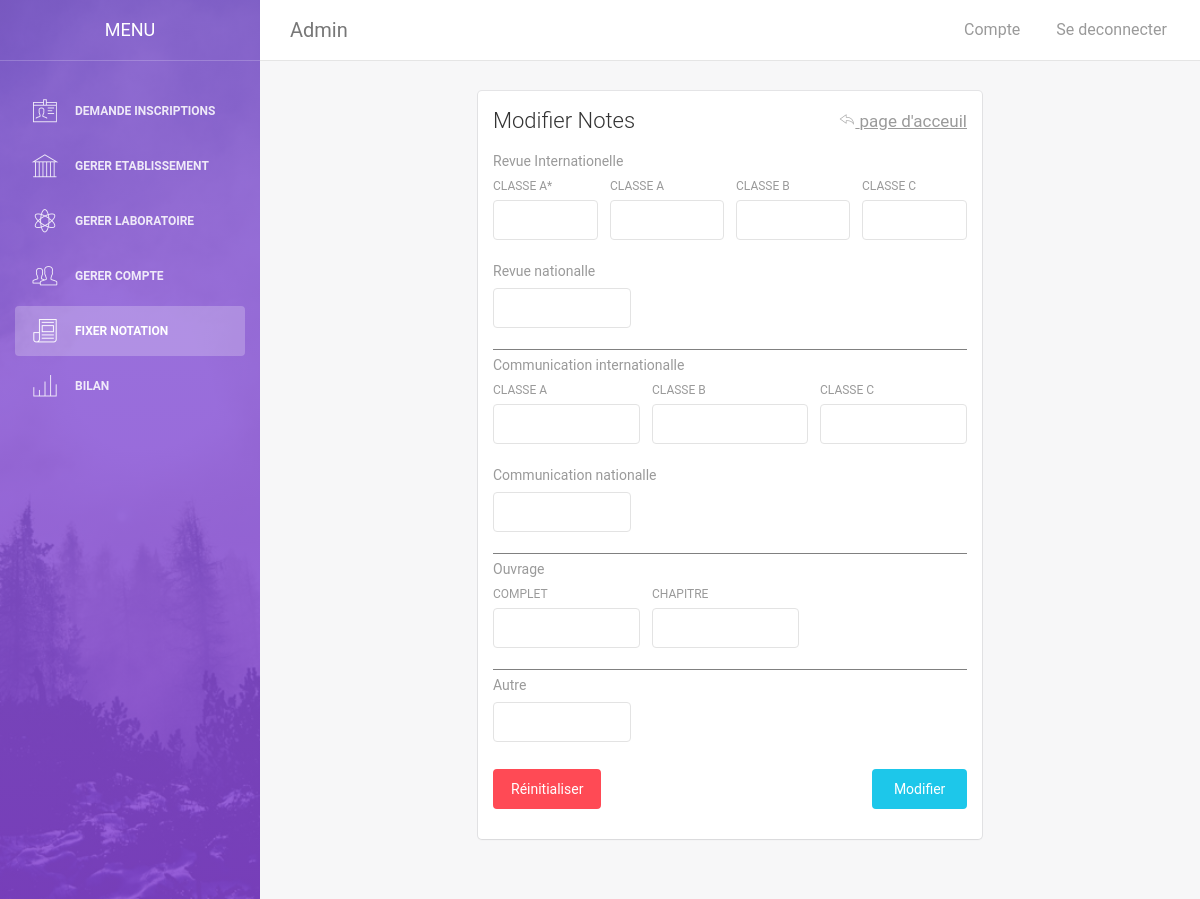
/adminFixerNotation.php (signed in), run on an earlier commit of the app's database.
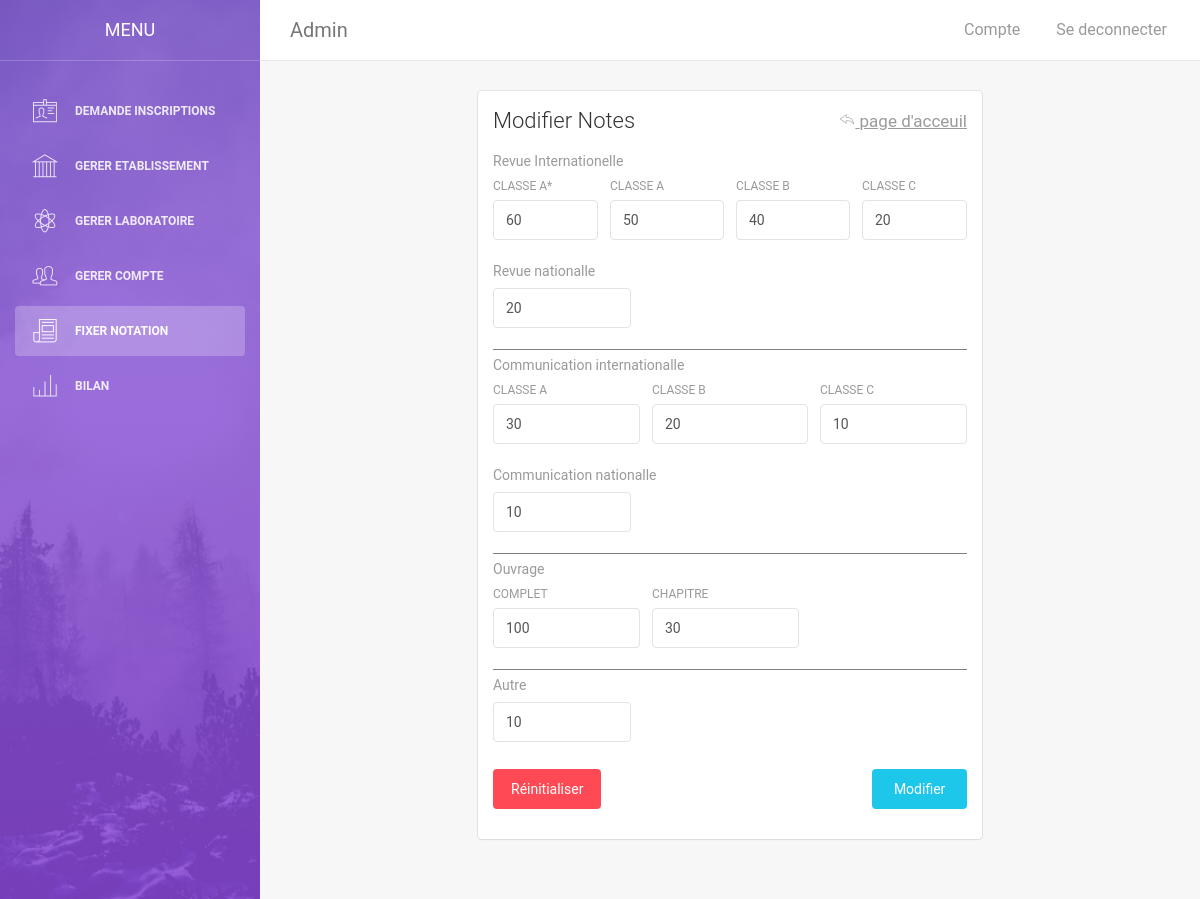
And on a later commit of the database.
### tables this page shows
CREATE TABLE `systemenotes` (
  `revueInterAA` int(2) NOT NULL,
  `revueInterA` int(2) NOT NULL,
  `revueInterB` int(2) NOT NULL,
  `revueInterC` int(2) NOT NULL,
  `revueNat` int(2) NOT NULL,
  `autre` int(2) NOT NULL,
  `comInterA` int(2) NOT NULL,
  `comInterB` int(2) NOT NULL,
  `comInterC` int(2) NOT NULL,
  `comNat` int(2) NOT NULL,
  `chapitreOuvrage` int(2) NOT NULL,
  `ouvrage` int(2) NOT NULL,
  `id` int(1) NOT NULL
);

### adminFixerNotation.php (the view, shortened to what this page needs)
<?php
    require_once("config.php");
    $sql = "SELECT * FROM systemeNotes WHERE id = '1' ";
    if($result = mysqli_query($db,$sql)){
        $row = mysqli_fetch_array($result);
        $revueInterAA = $row["revueInterAA"];
        $revueInterA = $row["revueInterA"];
        $revueInterB = $row["revueInterB"];
        $revueInterC = $row["revueInterC"];
        $revueNat = $row["revueNat"];
        $autre = $row["autre"];
        $comInterA = $row["comInterA"];
        $comInterB = $row["comInterB"];
        $comInterC = $row["comInterC"];
        $comNat = $row["comNat"];
        $chapitreOuvrage = $row["chapitreOuvrage"];
        $ouvrage = $row["ouvrage"];
    }
?>
<!doctype html>
<html lang="en">
<head>
    <link href="assets/css/bootstrap.min.css" rel="stylesheet" />
    <link href="assets/css/animate.min.css" rel="stylesheet"/>
    <link href="assets/css/light-bootstrap-dashboard.css?v=1.4.0" rel="stylesheet"/>
    <link href="assets/css/demo.css" rel="stylesheet" />
    <link href="assets/css/pe-icon-7-stroke.css" rel="stylesheet" />
    <link rel="stylesheet" href="assets/select/bootstrap-select.min.css">
</head>
<body>
    <div class="sidebar" data-color="purple" data-image="assets/img/sidebar-5.jpg">
    	<div class="sidebar-wrapper">
            <div class="logo">
                <a href="#" class="simple-text">
                    Menu
                </a>
            </div>
            <ul class="nav">
                <li>
                    <a href="adminGererDemande.php">
                        <i class="pe-7s-id"></i>
                        <p>Demande inscriptions</p>
                    </a>
                </li>
                <li>
                    <a href="adminGererEtab.php">
                        <i class="pe-7s-culture"></i>
                        <p>Gerer Etablissement</p>
                    </a>
                </li>
                <li>
                    <a href="adminGererLabo.php">
                        <i class="pe-7s-science"></i>
                        <p>Gerer Laboratoire</p>
                    </a>
                </li>
                <li>
                    <a href="#">
                        <i class="pe-7s-users"></i>
                        <p>Gerer Compte</p>
                    </a>
                </li>
                <li class="active">
                    <a href="#">
                        <i class="pe-7s-news-paper"></i>
                        <p>Fixer Notation</p>
                    </a>
                </li>
                <li>
                    <a href="#">
                        <i class="pe-7s-graph3"></i>
                        <p>Bilan</p>
                    </a>
                </li>
            </ul>
    	</div>
    </div>
    <div class="main-panel">
		<nav class="navbar navbar-default navbar-fixed">
            <div class="container-fluid">
                <div class="navbar-header">
                    <div class="navbar-brand" >Admin</div>
                </div>
                <div class="collapse navbar-collapse">
                    <ul class="nav navbar-nav navbar-left">
                        <li>
                           <a href="">
                            </a>
                        </li>
                    </ul>
                    <ul class="nav navbar-nav navbar-right">
                    <li>
                            <a href="adminCompte.php">
                                <p>Compte</p>
                            </a>
                        </li>
                        <li>
                            <a id="seDeconnecter" href="index.php?logout=1">
                                <p>Se deconnecter</p>
                            </a>
                        </li>
                    </ul>
                </div>
            </div>
        </nav>
        <div style="position:relative; width:60%; left:20%; right:20%;" class="content">
            <div class="container-fluid">
                <div class="card">
                    <div class="header">
                        <h4 class="title">Modifier Notes
                        <a id="revenir" href="adminGererDemande.php" class="pull-right text-muted"><i class="pe-7s-back"></i> page d'acceuil </a> </h4>
                    </div>
                    <div class="content">
                        <form action="" id="mainForm" method="post">
                            <p class="category">Revue Internationelle</p>
                            <div class="row">
                                <div class="col-md-3">
                                    <div class="form-group">
                                        <label class="inline-label">classe A*</label>
                                        <input onClick="this.select();" value="<?php echo $revueInterAA;?>" class="form-control" type="text" name="revueInterAA" required>
                                    </div>
                                </div>
                                <div class="col-md-3">
                                    <div class="form-group">
                                        <label class="inline-label">classe A</label>
                                        <input onClick="this.select();" value="<?php echo $revueInterA;?>" class="form-control" type="text" name="revueInterA" required>
                                    </div>
                                </div>
                                <div class="col-md-3">
                                    <div class="form-group">
                                        <label class="inline-label">classe b</label>
                                        <input onClick="this.select();" value="<?php echo $revueInterB;?>" class="form-control" type="text" name="revueInterB" required>
                                    </div>
                                </div>
                                <div class="col-md-3">
                                    <div class="form-group">
                                        <label class="inline-label">classe C</label>
                                        <input onClick="this.select();" value="<?php echo $revueInterC;?>" class="form-control" type="text" name="revueInterC" required>
                                    </div>
                                </div>
                            </div>
                            <p class="category">Revue nationalle</p>
                            <div class="row">
                                <div class="col-md-4">
                                    <div class="form-group">
                                        <input onClick="this.select();" value="<?php echo $revueNat;?>" class="form-control" type="text" name="revueNat" required>
                                    </div>
                                </div>
                            </div>
                            <div style="background:grey;width:100%;height:1px;margin-bottom:5px;"></div>
                            <p class="category">Communication internationalle</p>
                            <div class="row">
                                <div class="col-md-4">
                                    <div class="form-group">
                                        <label class="inline-label">classe a</label>
                                        <input onClick="this.select();" value="<?php echo $comInterA;?>" class="form-control" type="text" name="comInterA" required>
                                    </div>
                                </div>
                                <div class="col-md-4">
                                    <div class="form-group">
                                        <label class="inline-label">classe b</label>
                                        <input onClick="this.select();" value="<?php echo $comInterB;?>" class="form-control" type="text" name="comInterB" required>
                                    </div>
                                </div>
                                <div class="col-md-4">
                                    <div class="form-group">
                                        <label class="inline-label">classe c</label>
                                        <input onClick="this.select();" value="<?php echo $comInterC;?>" class="form-control" type="text" name="comInterC" required>
                                    </div>
                                </div>
                            </div>
                            <p class="category">Communication nationalle</p>
                            <div class="row">
                                <div class="col-md-4">
                                    <div class="form-group">
                                        <input onClick="this.select();" value="<?php echo $comNat;?>" class="form-control" type="text" name="comNat" required>
                                    </div>
                                </div>
                            </div>
                            <div style="background:grey;width:100%;height:1px;margin-bottom:5px;"></div>
                            <p class="category">Ouvrage</p>
                            <div class="row">
                                <div class="col-md-4">
                                    <div class="form-group">
                                        <label class="inline-label">complet</label>
                                        <input onClick="this.select();" value="<?php echo $ouvrage;?>" class="form-control" type="text" name="ouvrage" required>
                                    </div>
                                </div>
                                <div class="col-md-4">
                                    <div class="form-group">
                                        <label class="inline-label">chapitre</label>
                                        <input onClick="this.select();" value="<?php echo $chapitreOuvrage;?>" class="form-control" type="text" name="chapitreOuvrage" required>
                                    </div>
                                </div>
                            </div>
                            <div style="background:grey;width:100%;height:1px;margin-bottom:5px;"></div>
                            <p class="category">Autre</p>
                            <div class="row">
                                <div class="col-md-4">
                                    <div class="form-group">
                                    <input onClick="this.select();" value="<?php echo $autre;?>" class="form-control" type="text" name="autre" required>
                                    </div>
                                </div>
                            </div>
                            <div class="row">
                                <div class="col-md-12">
                                    <button style="width:20%;" type="submit" class="btn btn-fill btn-info pull-right ">Modifier</button>
                                    <button id="clearBtn" style="width:auto;" class="btn btn-fill btn-danger pull-left ">Réinitialiser</button>
                                </div>
                            </div>
                        </form>
                    </div>
                </div>
            </div>
        </div>
    </div>
</body>
</html>

### adminFixerNotation.php (style rules this page uses)
.inline-label { white-space: nowrap; max-width: 150px; overflow: hidden; text-overflow: ellipsis; float:left; }
#revenir { font-size : 17px; text-decoration : underline; }

What changed in the data, as far as the page shows it:
added systemenotes: revueInterAA "60", revueInterA "50", revueInterB "40", revueInterC "20", revueNat "20", comInterA "30", comInterB "20", comInterC "10", comNat "10", ouvrage "100", chapitreOuvrage "30", autre "10"
